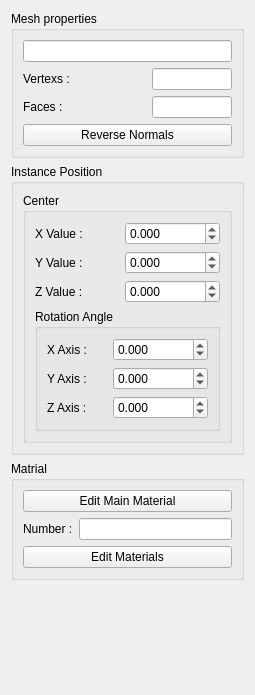
<ui version="4.0" >
 <class>Form</class>
 <widget class="QWidget" name="Form" >
  <property name="geometry" >
   <rect>
    <x>0</x>
    <y>0</y>
    <width>255</width>
    <height>695</height>
   </rect>
  </property>
  <property name="windowTitle" >
   <string>Form</string>
  </property>
  <layout class="QVBoxLayout" name="verticalLayout_4" >
   <item>
    <widget class="QGroupBox" name="groupBox_4" >
     <property name="title" >
      <string>Mesh properties</string>
     </property>
     <layout class="QVBoxLayout" name="verticalLayout_2" >
      <item>
       <widget class="QLineEdit" name="selectionName" >
        <property name="enabled" >
         <bool>true</bool>
        </property>
        <property name="sizePolicy" >
         <sizepolicy vsizetype="Fixed" hsizetype="Minimum" >
          <horstretch>0</horstretch>
          <verstretch>0</verstretch>
         </sizepolicy>
        </property>
        <property name="minimumSize" >
         <size>
          <width>45</width>
          <height>0</height>
         </size>
        </property>
        <property name="maximumSize" >
         <size>
          <width>16777215</width>
          <height>16777215</height>
         </size>
        </property>
        <property name="alignment" >
         <set>Qt::AlignRight|Qt::AlignTrailing|Qt::AlignVCenter</set>
        </property>
        <property name="readOnly" >
         <bool>true</bool>
        </property>
       </widget>
      </item>
      <item>
       <layout class="QHBoxLayout" name="_15" >
        <item>
         <widget class="QLabel" name="label_13" >
          <property name="text" >
           <string>Vertexs :</string>
          </property>
         </widget>
        </item>
        <item>
         <spacer>
          <property name="orientation" >
           <enum>Qt::Horizontal</enum>
          </property>
          <property name="sizeHint" stdset="0" >
           <size>
            <width>40</width>
            <height>20</height>
           </size>
          </property>
         </spacer>
        </item>
        <item>
         <widget class="QLineEdit" name="numberOfVertex" >
          <property name="enabled" >
           <bool>true</bool>
          </property>
          <property name="sizePolicy" >
           <sizepolicy vsizetype="Fixed" hsizetype="Minimum" >
            <horstretch>0</horstretch>
            <verstretch>0</verstretch>
           </sizepolicy>
          </property>
          <property name="minimumSize" >
           <size>
            <width>45</width>
            <height>0</height>
           </size>
          </property>
          <property name="maximumSize" >
           <size>
            <width>80</width>
            <height>16777215</height>
           </size>
          </property>
          <property name="alignment" >
           <set>Qt::AlignRight|Qt::AlignTrailing|Qt::AlignVCenter</set>
          </property>
          <property name="readOnly" >
           <bool>true</bool>
          </property>
         </widget>
        </item>
       </layout>
      </item>
      <item>
       <layout class="QHBoxLayout" name="_14" >
        <item>
         <widget class="QLabel" name="label_12" >
          <property name="text" >
           <string>Faces :</string>
          </property>
         </widget>
        </item>
        <item>
         <spacer>
          <property name="orientation" >
           <enum>Qt::Horizontal</enum>
          </property>
          <property name="sizeHint" stdset="0" >
           <size>
            <width>40</width>
            <height>20</height>
           </size>
          </property>
         </spacer>
        </item>
        <item>
         <widget class="QLineEdit" name="numberOfFace" >
          <property name="enabled" >
           <bool>true</bool>
          </property>
          <property name="sizePolicy" >
           <sizepolicy vsizetype="Fixed" hsizetype="Minimum" >
            <horstretch>0</horstretch>
            <verstretch>0</verstretch>
           </sizepolicy>
          </property>
          <property name="minimumSize" >
           <size>
            <width>45</width>
            <height>0</height>
           </size>
          </property>
          <property name="maximumSize" >
           <size>
            <width>80</width>
            <height>16777215</height>
           </size>
          </property>
          <property name="alignment" >
           <set>Qt::AlignRight|Qt::AlignTrailing|Qt::AlignVCenter</set>
          </property>
          <property name="readOnly" >
           <bool>true</bool>
          </property>
         </widget>
        </item>
       </layout>
      </item>
      <item>
       <widget class="QPushButton" name="reverseNormalsCmd" >
        <property name="enabled" >
         <bool>true</bool>
        </property>
        <property name="text" >
         <string>Reverse Normals</string>
        </property>
       </widget>
      </item>
     </layout>
    </widget>
   </item>
   <item>
    <widget class="QGroupBox" name="groupBox" >
     <property name="title" >
      <string>Instance Position</string>
     </property>
     <layout class="QVBoxLayout" name="verticalLayout" >
      <item>
       <widget class="QGroupBox" name="groupBox_2" >
        <property name="title" >
         <string>Center</string>
        </property>
        <layout class="QVBoxLayout" name="_16" >
         <item>
          <layout class="QHBoxLayout" name="_17" >
           <item>
            <widget class="QLabel" name="label_14" >
             <property name="text" >
              <string>X Value :</string>
             </property>
            </widget>
           </item>
           <item>
            <widget class="QDoubleSpinBox" name="xValue" >
             <property name="minimumSize" >
              <size>
               <width>83</width>
               <height>0</height>
              </size>
             </property>
             <property name="decimals" >
              <number>3</number>
             </property>
             <property name="minimum" >
              <double>-200000.000000000000000</double>
             </property>
             <property name="maximum" >
              <double>200000.000000000000000</double>
             </property>
             <property name="value" >
              <double>0.000000000000000</double>
             </property>
            </widget>
           </item>
          </layout>
         </item>
         <item>
          <layout class="QHBoxLayout" name="_18" >
           <item>
            <widget class="QLabel" name="label_15" >
             <property name="text" >
              <string>Y Value :</string>
             </property>
            </widget>
           </item>
           <item>
            <widget class="QDoubleSpinBox" name="yValue" >
             <property name="minimumSize" >
              <size>
               <width>83</width>
               <height>0</height>
              </size>
             </property>
             <property name="decimals" >
              <number>3</number>
             </property>
             <property name="minimum" >
              <double>-200000.000000000000000</double>
             </property>
             <property name="maximum" >
              <double>200000.000000000000000</double>
             </property>
            </widget>
           </item>
          </layout>
         </item>
         <item>
          <layout class="QHBoxLayout" name="_19" >
           <item>
            <widget class="QLabel" name="label_16" >
             <property name="text" >
              <string>Z Value :</string>
             </property>
            </widget>
           </item>
           <item>
            <widget class="QDoubleSpinBox" name="zValue" >
             <property name="minimumSize" >
              <size>
               <width>83</width>
               <height>0</height>
              </size>
             </property>
             <property name="decimals" >
              <number>3</number>
             </property>
             <property name="minimum" >
              <double>-200000.000000000000000</double>
             </property>
             <property name="maximum" >
              <double>200000.000000000000000</double>
             </property>
            </widget>
           </item>
          </layout>
         </item>
         <item>
          <widget class="QGroupBox" name="groupBox_3" >
           <property name="title" >
            <string>Rotation Angle</string>
           </property>
           <layout class="QVBoxLayout" name="_20" >
            <item>
             <layout class="QHBoxLayout" name="_21" >
              <item>
               <widget class="QLabel" name="label_17" >
                <property name="text" >
                 <string>X Axis :</string>
                </property>
               </widget>
              </item>
              <item>
               <widget class="QDoubleSpinBox" name="xAxisValue" >
                <property name="minimumSize" >
                 <size>
                  <width>83</width>
                  <height>0</height>
                 </size>
                </property>
                <property name="decimals" >
                 <number>3</number>
                </property>
                <property name="minimum" >
                 <double>-200000.000000000000000</double>
                </property>
                <property name="maximum" >
                 <double>200000.000000000000000</double>
                </property>
                <property name="value" >
                 <double>0.000000000000000</double>
                </property>
               </widget>
              </item>
             </layout>
            </item>
            <item>
             <layout class="QHBoxLayout" name="_22" >
              <item>
               <widget class="QLabel" name="label_18" >
                <property name="text" >
                 <string>Y Axis :</string>
                </property>
               </widget>
              </item>
              <item>
               <widget class="QDoubleSpinBox" name="yAxisValue" >
                <property name="minimumSize" >
                 <size>
                  <width>83</width>
                  <height>0</height>
                 </size>
                </property>
                <property name="decimals" >
                 <number>3</number>
                </property>
                <property name="minimum" >
                 <double>-200000.000000000000000</double>
                </property>
                <property name="maximum" >
                 <double>200000.000000000000000</double>
                </property>
               </widget>
              </item>
             </layout>
            </item>
            <item>
             <layout class="QHBoxLayout" name="_23" >
              <item>
               <widget class="QLabel" name="label_19" >
                <property name="text" >
                 <string>Z Axis :</string>
                </property>
               </widget>
              </item>
              <item>
               <widget class="QDoubleSpinBox" name="zAxisValue" >
                <property name="minimumSize" >
                 <size>
                  <width>83</width>
                  <height>0</height>
                 </size>
                </property>
                <property name="decimals" >
                 <number>3</number>
                </property>
                <property name="minimum" >
                 <double>-200000.000000000000000</double>
                </property>
                <property name="maximum" >
                 <double>200000.000000000000000</double>
                </property>
               </widget>
              </item>
             </layout>
            </item>
           </layout>
          </widget>
         </item>
        </layout>
       </widget>
      </item>
     </layout>
    </widget>
   </item>
   <item>
    <widget class="QGroupBox" name="groupBox_5" >
     <property name="title" >
      <string>Matrial</string>
     </property>
     <layout class="QVBoxLayout" name="verticalLayout_3" >
      <item>
       <widget class="QPushButton" name="editMainMaterialsCmd" >
        <property name="text" >
         <string>Edit Main Material</string>
        </property>
       </widget>
      </item>
      <item>
       <layout class="QHBoxLayout" name="_7" >
        <item>
         <widget class="QLabel" name="label" >
          <property name="text" >
           <string>Number :</string>
          </property>
         </widget>
        </item>
        <item>
         <widget class="QLineEdit" name="numberOfSubMaterial" >
          <property name="alignment" >
           <set>Qt::AlignRight|Qt::AlignTrailing|Qt::AlignVCenter</set>
          </property>
          <property name="readOnly" >
           <bool>true</bool>
          </property>
         </widget>
        </item>
       </layout>
      </item>
      <item>
       <widget class="QPushButton" name="editMaterialsCmd" >
        <property name="text" >
         <string>Edit Materials</string>
        </property>
       </widget>
      </item>
     </layout>
    </widget>
   </item>
   <item>
    <spacer name="verticalSpacer" >
     <property name="orientation" >
      <enum>Qt::Vertical</enum>
     </property>
     <property name="sizeHint" stdset="0" >
      <size>
       <width>20</width>
       <height>4</height>
      </size>
     </property>
    </spacer>
   </item>
  </layout>
 </widget>
 <resources/>
 <connections/>
</ui>
